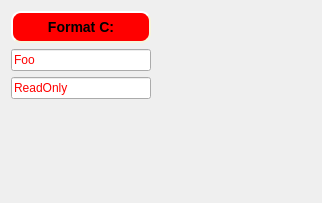
<?xml version="1.0" encoding="UTF-8"?>
<ui version="4.0">
 <class>Form</class>
 <widget class="QWidget" name="Form">
  <property name="geometry">
   <rect>
    <x>0</x>
    <y>0</y>
    <width>322</width>
    <height>203</height>
   </rect>
  </property>
  <property name="windowTitle">
   <string>Form</string>
  </property>
  <property name="styleSheet">
   <string notr="true">   QPushButton#evilButton {
             background-color: red;
             border-style: outset;
             border-width: 2px;
             border-radius: 10px;
             border-color: beige;
             font: bold 14px;
             min-width: 10em;
             padding: 6px;
         }
         QPushButton#evilButton:pressed {
             background-color: rgb(224, 0, 0);
             border-style: inset;
         }

QLineEdit { color: red }
         QLineEdit[readOnly=&quot;true&quot;] { color: gray }
</string>
  </property>
  <layout class="QGridLayout" name="gridLayout">
   <item row="0" column="0">
    <widget class="QPushButton" name="evilButton">
     <property name="text">
      <string>Format C:</string>
     </property>
    </widget>
   </item>
   <item row="0" column="2">
    <spacer name="horizontalSpacer">
     <property name="orientation">
      <enum>Qt::Horizontal</enum>
     </property>
     <property name="sizeHint" stdset="0">
      <size>
       <width>95</width>
       <height>20</height>
      </size>
     </property>
    </spacer>
   </item>
   <item row="1" column="0">
    <widget class="QLineEdit" name="lineEdit">
     <property name="text">
      <string>Foo</string>
     </property>
    </widget>
   </item>
   <item row="2" column="0">
    <widget class="QLineEdit" name="lineEdit_2">
     <property name="text">
      <string>ReadOnly</string>
     </property>
     <property name="readOnly">
      <bool>true</bool>
     </property>
    </widget>
   </item>
   <item row="3" column="1">
    <spacer name="verticalSpacer">
     <property name="orientation">
      <enum>Qt::Vertical</enum>
     </property>
     <property name="sizeHint" stdset="0">
      <size>
       <width>20</width>
       <height>102</height>
      </size>
     </property>
    </spacer>
   </item>
  </layout>
 </widget>
 <resources/>
 <connections/>
</ui>
